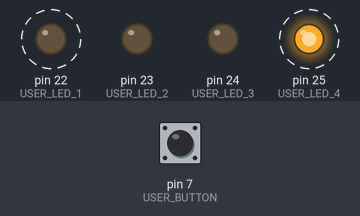
A sketch run on a simulated Arduino Mega 2560, built for the host (arithmetic inside an expression is 32-bit, double 64-bit). Parts: output pins drawn as LEDs (lit = HIGH). Dashed ring = blinking. The test bench sets the inputs (shaded band); at power-on: pin 7 (USER_BUTTON) LOW. What the sketch prints to the serial monitor is not drawn.

Above: at 2.16 s.
2.7 s: pin 7 (USER_BUTTON) pulled HIGH for 0.75 s
At 3.4 s:
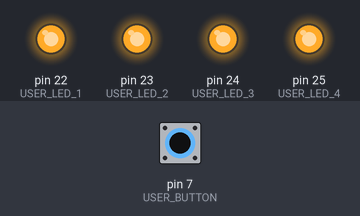
6.0 s: pin 7 (USER_BUTTON) pulled HIGH for 1 s
At 7.67 s:
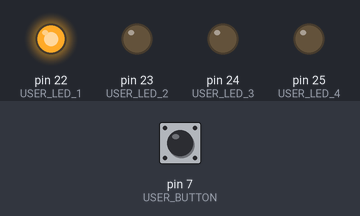
9.3 s: pin 7 (USER_BUTTON) pulled HIGH for 3.2 s
At 12.53 s:
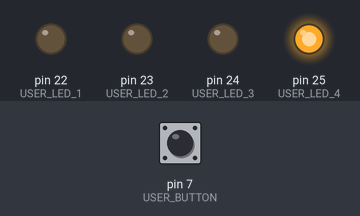
Timing chart, 0 to 20.0 s (numbered marks = the images above; inputs shaded):
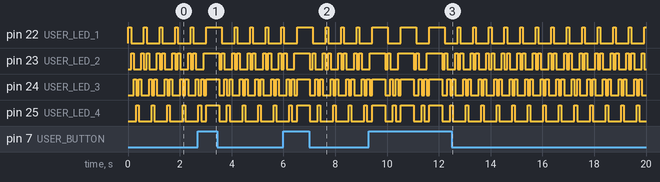

The sketch:

step1_board_check.ino
```cpp
/*
 * ============================================
 * Step 1: OpenCR 보드 기본 동작 확인
 * ============================================
 *
 * 목적: 보드 연결, 업로드, 시리얼 통신 확인
 * 전원: USB만으로 충분 (배터리/SMPS 불필요)
 * 모터: 연결 불필요
 *
 * 확인 사항:
 *   - USER LED 깜박임
 *   - 시리얼 모니터 출력
 *   - 보드 정상 동작
 */

#define USER_LED_1  22   // OpenCR USER LED 1
#define USER_LED_2  23   // OpenCR USER LED 2
#define USER_LED_3  24   // OpenCR USER LED 3
#define USER_LED_4  25   // OpenCR USER LED 4

#define USER_BUTTON 7    // OpenCR USER Button

int count = 0;

void setup() {
  Serial.begin(115200);

  // LED 핀 설정
  pinMode(USER_LED_1, OUTPUT);
  pinMode(USER_LED_2, OUTPUT);
  pinMode(USER_LED_3, OUTPUT);
  pinMode(USER_LED_4, OUTPUT);
  pinMode(USER_BUTTON, INPUT_PULLDOWN);

  // 시작 메시지
  Serial.println("========================================");
  Serial.println("  OpenCR Board Check - Step 1");
  Serial.println("  Slackline Balancing Robot Project");
  Serial.println("========================================");
  Serial.println();
  Serial.println("LED가 순서대로 깜박이면 정상입니다!");
  Serial.println("USER 버튼을 누르면 메시지가 출력됩니다.");
  Serial.println();
}

void loop() {
  // LED 순차 점등 (나이트라이더 효과)
  for (int i = 0; i < 4; i++) {
    digitalWrite(USER_LED_1 + i, HIGH);
    delay(100);
    digitalWrite(USER_LED_1 + i, LOW);
  }
  for (int i = 2; i >= 1; i--) {
    digitalWrite(USER_LED_1 + i, HIGH);
    delay(100);
    digitalWrite(USER_LED_1 + i, LOW);
  }

  // 카운터 출력
  count++;
  Serial.print("[Step1] 보드 정상 동작 중... count = ");
  Serial.println(count);

  // 버튼 체크
  if (digitalRead(USER_BUTTON) == HIGH) {
    Serial.println(">>> USER 버튼 눌림! 보드 입력 정상!");

    // 모든 LED 점등
    digitalWrite(USER_LED_1, HIGH);
    digitalWrite(USER_LED_2, HIGH);
    digitalWrite(USER_LED_3, HIGH);
    digitalWrite(USER_LED_4, HIGH);
    delay(500);
    digitalWrite(USER_LED_1, LOW);
    digitalWrite(USER_LED_2, LOW);
    digitalWrite(USER_LED_3, LOW);
    digitalWrite(USER_LED_4, LOW);
  }
}
```
